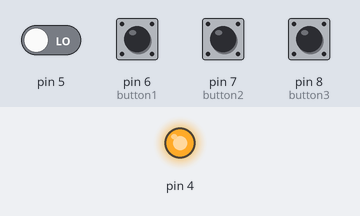
This sketch was run on a simulated Arduino Uno, built with avr-gcc and run on an emulated ATmega328P. On the bench: output pins drawn as LEDs (lit = HIGH). The inputs (shaded band) are chosen by the test bench; at power-on: pin 6 (button1), pin 7 (button2), pin 8 (button3) HIGH, pin 5 LOW. The audio player accepts every command and is not drawn; what the sketch prints to the serial monitor is not drawn.

Above: at 1.8 s.
1.9 s: pin 5 driven HIGH
At 3.1 s:
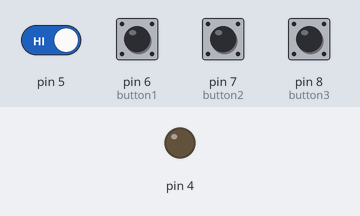
3.4 s: pin 5 driven LOW
At 4.3 s:
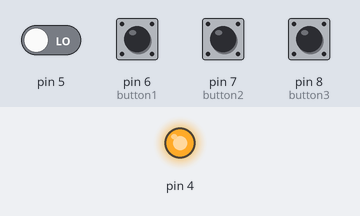
Timing chart, 0 to 6.4 s (numbered marks = the images above; inputs shaded):
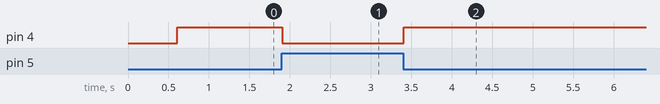

The sketch:

Speaker.ino
```cpp
#include "DFRobotDFPlayerMini.h"
// библиотека для эмуляции Serial порта
#include <SoftwareSerial.h>
// создаём объект mySoftwareSerial и передаём номера управляющих пинов RX и TX
// RX - цифровой вывод 10, необходимо соединить с выводом TX дисплея
// TX - цифровой вывод 11, необходимо соединить с выводом RX дисплея
SoftwareSerial mySoftwareSerial(10, 11); // RX, TX для плеера DFPlayer Mini
DFRobotDFPlayerMini myDFPlayer;

int button1 = 6;
int button2 = 7;
int button3 = 8;
boolean flag;

void setup() {
  flag = false;
  pinMode(button1, INPUT_PULLUP);
  pinMode(button2, INPUT_PULLUP);
  pinMode(button3, INPUT_PULLUP);

  mySoftwareSerial.begin(9600);
  Serial.begin(9600);

  delay(100);

  Serial.println();
  Serial.println("DFPlayer Mini Demo");
  Serial.println("Initializing DFPlayer...");

  if (!myDFPlayer.begin(mySoftwareSerial)) {
    Serial.println("Unable to begin:");
    Serial.println("1.Please recheck the connection!");
    Serial.println("2.Please insert the SD card!");
    while (true);
  }
  Serial.println(F("DFPlayer Mini online."));

  myDFPlayer.setTimeOut(300);

  //----Set volume----
  myDFPlayer.volume(20); //Set volume value (0~30).

  //myDFPlayer.play(1); //Воспроизведение первого mp3
  //Serial.println("Playing..");
  //----Читать информацию----
  //Serial.println(myDFPlayer.readState()); //читать состояние mp3
  Serial.println(myDFPlayer.readVolume()); //Текущая громкость
  //Serial.println(myDFPlayer.readEQ()); // читаем настройку эквалайзера
  Serial.println(myDFPlayer.readFileCounts()); // читать все файлы на SD-карте
  Serial.println(myDFPlayer.readCurrentFileNumber()); // текущий номер файла воспроизведения

  pinMode(4, OUTPUT);
}

void loop() {

int i = digitalRead(5);
Serial.println(i);
digitalWrite(4,!i);
//digitalWrite(4, HIGH);   // turn the LED on (HIGH is the voltage level)
 // delay(1000);                       // wait for a second
  //digitalWrite(4, LOW);    // turn the LED off by making the voltage LOW
  //delay(1000);

if (digitalRead(button1) == LOW) {
      myDFPlayer.play(1); //Воспроизведение 0001 mp3
    //delay(500);
  }
if (digitalRead(button2) == LOW) {
      myDFPlayer.play(2); //Воспроизведение 0002 mp3
    //delay(500);
  }
if (digitalRead(button3) == LOW) {
      myDFPlayer.play(3); //Воспроизведение 0003 mp3
    //delay(500);
  }
}
```

Measured:
- after the input at 1.9 s, pin 4: HIGH → LOW at once
- after the input at 3.4 s, pin 4: LOW → HIGH at once
